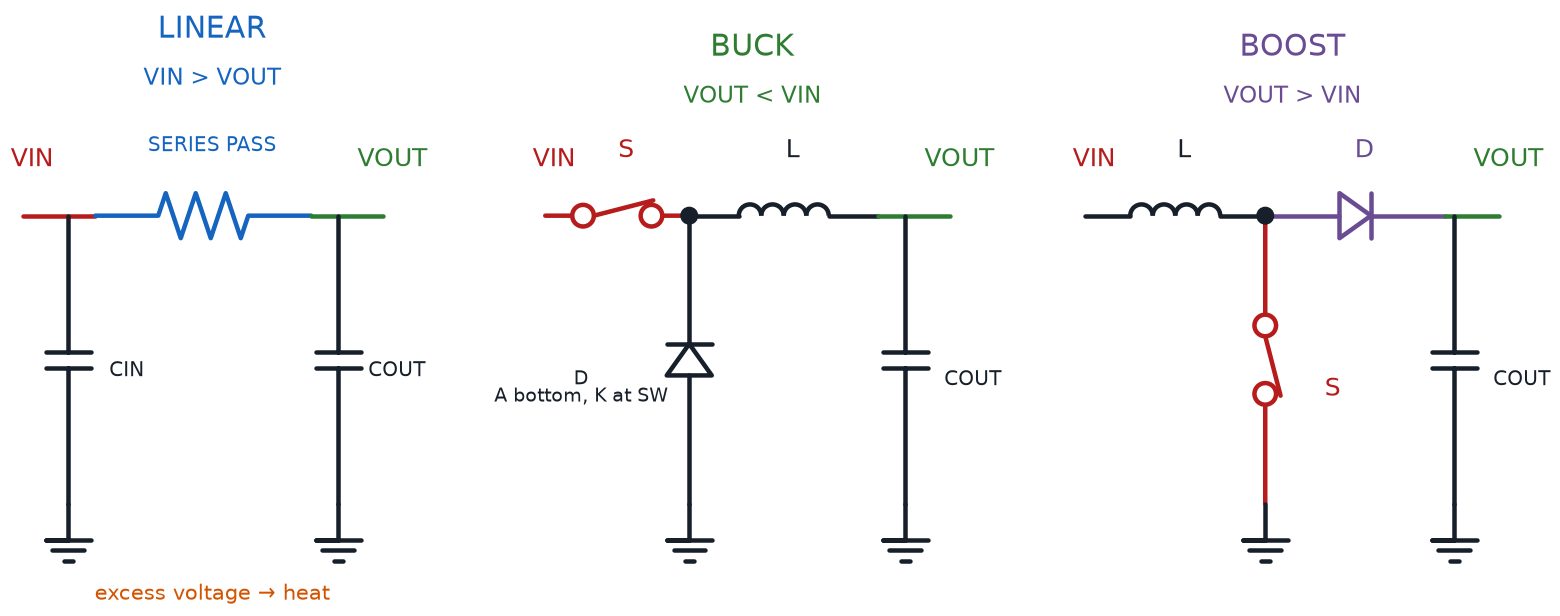

Recreate this plot in Python.
#!/usr/bin/env python3
"""Render linear, buck, and boost regulator topologies.

Prompt:
    Draw three simplified regulator panels. LINEAR shows a series pass element
    between VIN and VOUT with input/output capacitors and input above output. BUCK shows
    VIN, high-side switch, switch node, inductor, catch diode from ground to
    the switch node, and output capacitor with VOUT lower than VIN. BOOST shows VIN,
    inductor, switch to ground, diode to VOUT, and output capacitor with
    VOUT higher than VIN. Label switch, diode, inductor, capacitor, ground, and voltage
    relationships; use orthogonal wires and clear polarity.

Topology: linear VIN->pass->VOUT. Buck VIN->S->SW->L->VOUT, D anode GND and
cathode SW, C VOUT-GND. Boost VIN->L->SW, S SW-GND, D anode SW/cathode VOUT,
C VOUT-GND.
Assumptions: Simplified nonsynchronous teaching topologies with common ground.
"""

from pathlib import Path
import sys

sys.path.insert(0, str(Path(__file__).resolve().parents[3]))
import schemdraw.elements as elm
from docs.schematic_utils import (
    BLUE,
    GREEN,
    INK,
    ORANGE,
    PURPLE,
    RED,
    dot,
    drawing,
    ground,
    save_cli,
    text,
    wire,
)


def linear(d, x):
    text(d, "LINEAR", (x + 2, 7.2), color=BLUE, fontsize=12)
    text(d, "VIN > VOUT", (x + 2, 6.65), color=BLUE, fontsize=9)
    wire(d, (x, 5.2), (x + 0.8, 5.2), color=RED)
    reg = d.add(
        elm.Resistor().right().at((x + 0.8, 5.2)).to((x + 3.2, 5.2)).color(BLUE)
    )
    wire(d, reg.end, (x + 4, 5.2), color=GREEN)
    text(d, "SERIES PASS", (x + 2, 5.9), color=BLUE, fontsize=8)
    text(d, "VIN", (x, 5.75), color=RED)
    text(d, "VOUT", (x + 4, 5.75), color=GREEN)
    for xx, n in [(x + 0.5, "CIN"), (x + 3.5, "COUT")]:
        c = d.add(elm.Capacitor().down().at((xx, 5.2)).to((xx, 2.0)))
        ground(d, c.end)
        text(d, n, (xx + 0.55, 3.6), fontsize=8)
    text(d, "excess voltage → heat", (x + 2, 1.1), color=ORANGE, fontsize=8.5)


def buck(d, x):
    text(d, "BUCK", (x + 2.2, 7.2), color=GREEN, fontsize=12)
    text(d, "VOUT < VIN", (x + 2.2, 6.65), color=GREEN, fontsize=9)
    sw = d.add(elm.Switch(nc=True).right().at((x, 5.2)).to((x + 1.6, 5.2)).color(RED))
    dot(d, sw.end)
    ind = d.add(elm.Inductor().right().at(sw.end).to((x + 3.7, 5.2)))
    wire(d, ind.end, (x + 4.5, 5.2), color=GREEN)
    text(d, "VIN", (x, 5.75), color=RED)
    text(d, "S", (x + 0.8, 5.85), color=RED)
    text(d, "L", (x + 2.65, 5.85))
    text(d, "VOUT", (x + 4.5, 5.75), color=GREEN)
    dio = d.add(elm.Diode().up().at((x + 1.6, 2)).to((x + 1.6, 5.2)))
    ground(d, dio.start)
    text(d, "D\nA bottom, K at SW", (x + 0.5, 3.2), fontsize=7.5)
    c = d.add(elm.Capacitor().down().at((x + 4, 5.2)).to((x + 4, 2)))
    ground(d, c.end)
    text(d, "COUT", (x + 4.65, 3.5), fontsize=8)


def boost(d, x):
    text(d, "BOOST", (x + 2.2, 7.2), color=PURPLE, fontsize=12)
    text(d, "VOUT > VIN", (x + 2.2, 6.65), color=PURPLE, fontsize=9)
    ind = d.add(elm.Inductor().right().at((x, 5.2)).to((x + 2, 5.2)))
    dot(d, ind.end)
    dio = d.add(elm.Diode().right().at(ind.end).to((x + 4, 5.2)).color(PURPLE))
    wire(d, dio.end, (x + 4.6, 5.2), color=GREEN)
    text(d, "VIN", (x, 5.75), color=RED)
    text(d, "L", (x + 1, 5.85))
    text(d, "D", (x + 3, 5.85), color=PURPLE)
    text(d, "VOUT", (x + 4.6, 5.75), color=GREEN)
    sw = d.add(elm.Switch(nc=True).down().at(ind.end).to((x + 2, 2)).color(RED))
    ground(d, sw.end)
    text(d, "S", (x + 2.65, 3.4), color=RED)
    c = d.add(elm.Capacitor().down().at((x + 4.1, 5.2)).to((x + 4.1, 2)))
    ground(d, c.end)
    text(d, "COUT", (x + 4.75, 3.5), fontsize=8)


def build_drawing():
    d = drawing(fontsize=9)
    linear(d, 0.4)
    buck(d, 6.2)
    boost(d, 12.2)
    return d


if __name__ == "__main__":
    save_cli(build_drawing, __doc__)
